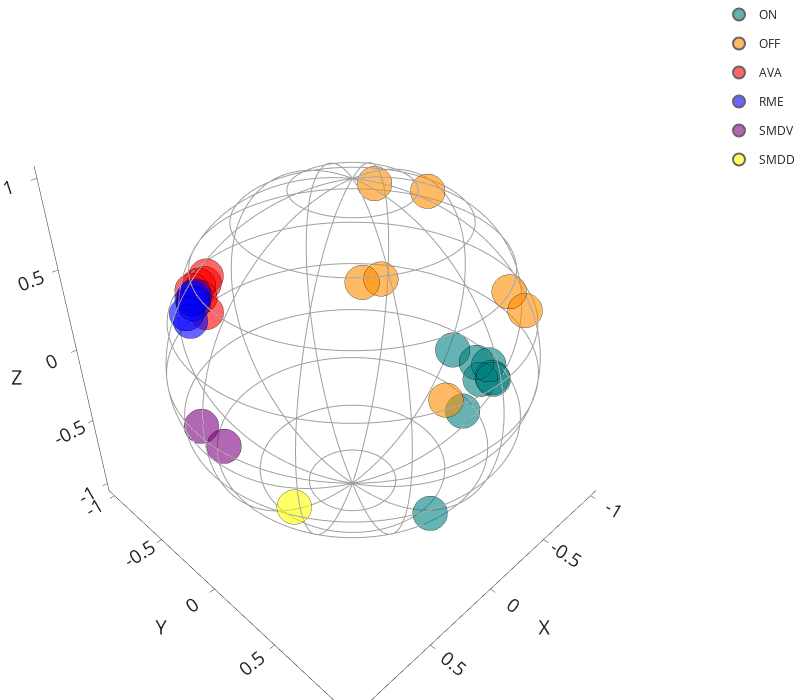

Notebook code cell kept with this figure:
### Code cell
# custom color palette
#my_pal_plotly =  {'2 mons':color_hex[0], '25 mons': color_hex[1],'27 mons': '#4a1c02'}

# plot the data point
#color =  'Age(month)', color_discrete_map = my_pal_plotly <- add to 
fig1 = px.scatter_3d(df, x='x', y='y', z='z', color='cluster labels', color_discrete_map={'ON': 'teal', 'OFF': '#FF8C00', 'AVA': 'red', 'RME': 'blue', 'SMDV': 'purple', 'SMDD': 'yellow'} )
fig1.update_traces(marker=dict(size=12, opacity=0.6, line=dict(color = 'black', width= 2)), selector=dict(mode='markers'))

# plot the sphere, this will plot a sphere of some radius, here I choose 1 as my radius
fig2 = sphere3D(1)

# plot the geodesic, or a line in this space
# fig3 = px.line_3d(df, x="x", y="y", z="z")
# fig3.update_traces(marker=dict(color="#80b1d3"))

# combine all the plots together
fig = go.Figure(data=fig1.data + fig2.data) # + fig3.data)

fig.update_layout(
    width=800, height=700, 
    title_text='',template='simple_white',
      margin=go.layout.Margin(
        l=0, #left margin
        r=0, #right margin
        b=0, #bottom margin
        t=0  #top margin
    ),
    scene = dict(
        xaxis = dict(tickvals=[-1, -0.5, 0, 0.5, 1],
            ticktext=['-1', '-0.5', '0', '0.5', '1'],
            title=dict(text='X', font=dict(size=20)),
            tickfont=dict(size=15)),
        
        yaxis = dict(tickvals=[-1, -0.5, 0, 0.5, 1],
            ticktext=['-1', '-0.5', '0', '0.5', '1'],
            title=dict(text='Y ', font=dict(size=20)),
            tickfont=dict(size=15)),
        
        zaxis =dict(tickvals=[-1, -0.5, 0, 0.5, 1],
            ticktext=['-1', '-0.5', '0', '0.5', '1'],
            title=dict(text='Z ', font=dict(size=20)),
            tickfont=dict(size=15))
        )
)

fig.show()

### Figure 1 — Plotly figure (JSON) as saved in the notebook; plotly's stock layout.template omitted (floating-point values rounded to 4 significant figures; data arrays with more than 128 entries replaced by an {"elided": "..."} marker saying what was removed)
{"data": [{"hovertemplate": "cluster labels=ON<br>x=%{x}<br>y=%{y}<br>z=%{z}<extra></extra>", "legendgroup": "ON", "marker": {"color": "teal", "line": {"color": "black", "width": 2}, "opacity": 0.6, "size": 12, "symbol": "circle"}, "mode": "markers", "name": "ON", "scene": "scene", "showlegend": true, "type": "scatter3d", "x": [-0.7695, -0.8189, -0.8364, -0.7612, -0.6535, -0.8656, -0.7807, 0.1874], "y": [0.402, 0.3348, 0.2307, 0.4159, 0.2951, 0.02268, 0.3108, 0.7523], "z": [-0.3809, -0.3488, -0.393, -0.3825, -0.6347, -0.4181, -0.4509, -0.5659]}, {"hovertemplate": "cluster labels=OFF<br>x=%{x}<br>y=%{y}<br>z=%{z}<extra></extra>", "legendgroup": "OFF", "marker": {"color": "#FF8C00", "line": {"color": "black", "width": 2}, "opacity": 0.6, "size": 12, "symbol": "circle"}, "mode": "markers", "name": "OFF", "scene": "scene", "showlegend": true, "type": "scatter3d", "x": [-0.3708, -0.5469, 0.2991, -0.5436, 0.3723, 0.2815, -0.352], "y": [0.7026, -0.3766, 0.4719, 0.7, 0.428, 0.8659, 0.172], "z": [0.5146, 0.6836, 0.7691, 0.3274, 0.7642, 0.3022, 0.8775]}, {"hovertemplate": "cluster labels=AVA<br>x=%{x}<br>y=%{y}<br>z=%{z}<extra></extra>", "legendgroup": "AVA", "marker": {"color": "red", "line": {"color": "black", "width": 2}, "opacity": 0.6, "size": 12, "symbol": "circle"}, "mode": "markers", "name": "AVA", "scene": "scene", "showlegend": true, "type": "scatter3d", "x": [0.3836, 0.3269, 0.3916, 0.4815, 0.3373, 0.3105], "y": [-0.8439, -0.8704, -0.8317, -0.7606, -0.8671, -0.8662], "z": [0.1379, 0.1933, 0.2246, 0.261, 0.004674, 0.2377]}, {"hovertemplate": "cluster labels=RME<br>x=%{x}<br>y=%{y}<br>z=%{z}<extra></extra>", "legendgroup": "RME", "marker": {"color": "blue", "line": {"color": "black", "width": 2}, "opacity": 0.6, "size": 12, "symbol": "circle"}, "mode": "markers", "name": "RME", "scene": "scene", "showlegend": true, "type": "scatter3d", "x": [0.4352, 0.4568, 0.5014, 0.5294, 0.4521], "y": [-0.816, -0.8092, -0.7863, -0.7709, -0.8119], "z": [0.1808, 0.1773, 0.05692, 0.1263, 0.1416]}, {"hovertemplate": "cluster labels=SMDV<br>x=%{x}<br>y=%{y}<br>z=%{z}<extra></extra>", "legendgroup": "SMDV", "marker": {"color": "purple", "line": {"color": "black", "width": 2}, "opacity": 0.6, "size": 12, "symbol": "circle"}, "mode": "markers", "name": "SMDV", "scene": "scene", "showlegend": true, "type": "scatter3d", "x": [0.6046, 0.707], "y": [-0.4429, -0.489], "z": [-0.5937, -0.4094]}, {"hovertemplate": "cluster labels=SMDD<br>x=%{x}<br>y=%{y}<br>z=%{z}<extra></extra>", "legendgroup": "SMDD", "marker": {"color": "yellow", "line": {"color": "black", "width": 2}, "opacity": 0.6, "size": 12, "symbol": "circle"}, "mode": "markers", "name": "SMDD", "scene": "scene", "showlegend": true, "type": "scatter3d", "x": [0.8153], "y": [0.4142], "z": [-0.3092]}, {"line": {"color": "rgb(160,160,160)", "width": 2}, "mode": "lines", "showlegend": false, "type": "scatter3d", "x": {"elided": "1942 float values"}, "y": {"elided": "1942 float values"}, "z": {"elided": "1942 float values"}}], "layout": {"height": 700, "margin": {"b": 0, "l": 0, "r": 0, "t": 0}, "scene": {"xaxis": {"tickfont": {"size": 15}, "ticktext": ["-1", "-0.5", "0", "0.5", "1"], "tickvals": [-1, -0.5, 0, 0.5, 1], "title": {"font": {"size": 20}, "text": "X"}}, "yaxis": {"tickfont": {"size": 15}, "ticktext": ["-1", "-0.5", "0", "0.5", "1"], "tickvals": [-1, -0.5, 0, 0.5, 1], "title": {"font": {"size": 20}, "text": "Y "}}, "zaxis": {"tickfont": {"size": 15}, "ticktext": ["-1", "-0.5", "0", "0.5", "1"], "tickvals": [-1, -0.5, 0, 0.5, 1], "title": {"font": {"size": 20}, "text": "Z "}}}, "title": {"text": ""}, "width": 800}}
